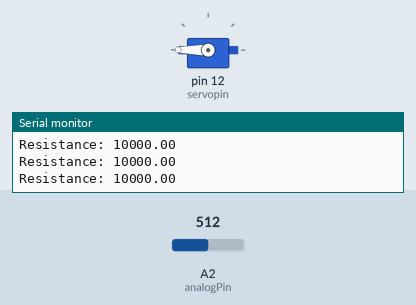
This sketch was run on a simulated Arduino Uno, built with avr-gcc and run on an emulated ATmega328P. Parts: servo, the last lines printed to the serial monitor. Inputs (shaded band) come from the test bench; at power-on: A2 (analogPin) = 512.

Above: at 1.2 s.
1.3 s: A2 (analogPin) set to 306
At 2.6 s:
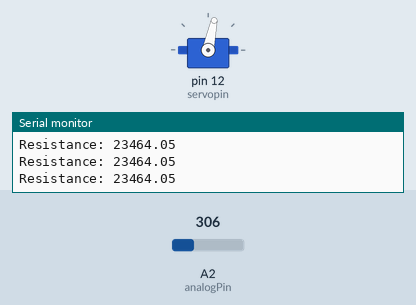
2.9 s: A2 (analogPin) set to 122
At 3.6 s:
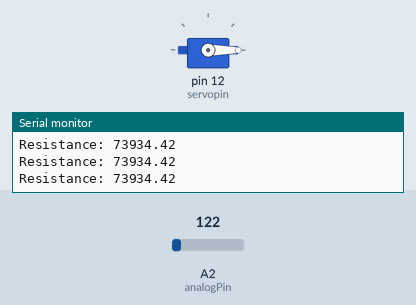
4.5 s: A2 (analogPin) set to 511
At 5.4 s:
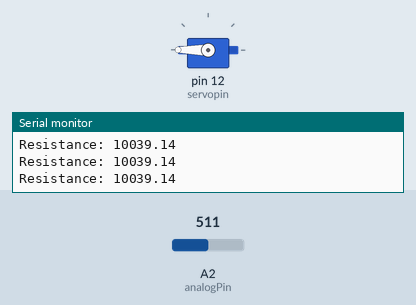
Timing chart, 0 to 7.5 s (numbered marks = the images above; inputs shaded):
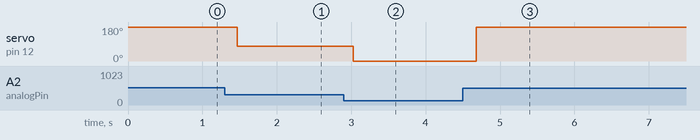

The sketch:

flexandservo.ino
```cpp
#include <Servo.h>
Servo myservo;
int pos = 0;
int analogPin = A2;
int analogValue = 0;
int inputV = 3.3;
float outputV = 0;
float R1 = 10000;
float resistance = 0;
float ratio = 0;
int servopin = 12;
int val = 0;

void setup() {
  pinMode(servopin, OUTPUT);
  Serial.begin(2400);
  myservo.attach(servopin);
}

int findResistance(int analogValue) {
  //  analogValue = analogRead(analogPin);
  if (analogValue) {
    outputV = analogValue * inputV / 1024.0;
    resistance =  R1 * ratio;
  }
}

void loop() {
  analogValue = analogRead(analogPin);
  if (analogValue) {
    outputV = analogValue * inputV / 1024.0;
    ratio = (inputV / outputV) - 1;
    resistance =  R1 * ratio;
    findResistance(analogValue);
    Serial.print("Resistance: ");
    Serial.println(resistance);
    //  val = map(val, 400, 200, -255, 255);
    //  myservo.write(val);
    myservo.write((analogValue - 150) / 2);
  }
}
```

Measured:
- after the input at 1.3 s, servo on pin 12 (servopin): 180° → 78° after 0.17 s
- after the input at 2.9 s, servo on pin 12 (servopin): 78° → 0° after 0.13 s
- after the input at 4.5 s, servo on pin 12 (servopin): 0° → 180° after 0.18 s
